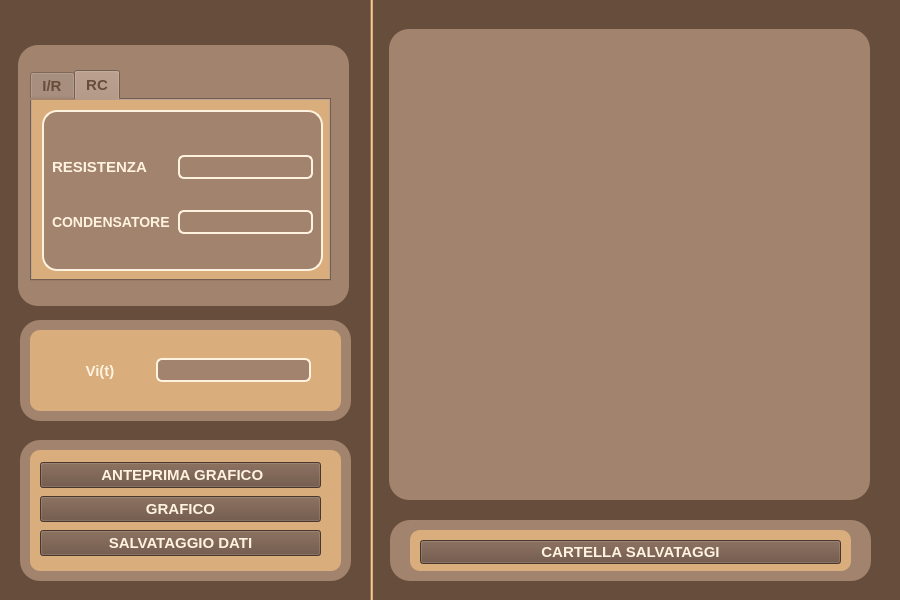
<?xml version="1.0" encoding="UTF-8"?>
<ui version="4.0">
 <class>calc_flx</class>
 <widget class="QWidget" name="calc_flx">
  <property name="geometry">
   <rect>
    <x>0</x>
    <y>0</y>
    <width>900</width>
    <height>600</height>
   </rect>
  </property>
  <property name="windowTitle">
   <string>calc_flx</string>
  </property>
  <property name="styleSheet">
   <string notr="true">background-color: #d9ad7c;
color: #fff2df;
font-family:Arial;
font-size:15px;
font-weight:bold;
</string>
  </property>
  <widget class="Line" name="line">
   <property name="geometry">
    <rect>
     <x>370</x>
     <y>-30</y>
     <width>3</width>
     <height>800</height>
    </rect>
   </property>
   <property name="orientation">
    <enum>Qt::Vertical</enum>
   </property>
  </widget>
  <widget class="QTabWidget" name="tabWidget">
   <property name="geometry">
    <rect>
     <x>30</x>
     <y>70</y>
     <width>301</width>
     <height>211</height>
    </rect>
   </property>
   <property name="styleSheet">
    <string notr="true">color: #674d3c;
background-color: #a2836e;</string>
   </property>
   <property name="tabPosition">
    <enum>QTabWidget::North</enum>
   </property>
   <property name="tabShape">
    <enum>QTabWidget::Rounded</enum>
   </property>
   <property name="currentIndex">
    <number>1</number>
   </property>
   <property name="elideMode">
    <enum>Qt::ElideNone</enum>
   </property>
   <property name="usesScrollButtons">
    <bool>false</bool>
   </property>
   <property name="documentMode">
    <bool>false</bool>
   </property>
   <property name="tabsClosable">
    <bool>false</bool>
   </property>
   <property name="movable">
    <bool>false</bool>
   </property>
   <property name="tabBarAutoHide">
    <bool>false</bool>
   </property>
   <widget class="QWidget" name="IR">
    <attribute name="title">
     <string>I/R</string>
    </attribute>
    <widget class="QWidget" name="verticalLayoutWidget">
     <property name="geometry">
      <rect>
       <x>20</x>
       <y>30</y>
       <width>261</width>
       <height>131</height>
      </rect>
     </property>
     <layout class="QVBoxLayout" name="verticalLayout">
      <item>
       <layout class="QHBoxLayout" name="horizontalLayout">
        <item>
         <widget class="QLabel" name="label">
          <property name="minimumSize">
           <size>
            <width>120</width>
            <height>0</height>
           </size>
          </property>
          <property name="styleSheet">
           <string notr="true">color: rgb(255, 242, 223);
background-color: #a2836e;</string>
          </property>
          <property name="text">
           <string>INDUTTANZA</string>
          </property>
         </widget>
        </item>
        <item>
         <widget class="QLineEdit" name="induttanza">
          <property name="styleSheet">
           <string notr="true">border: 2px solid #fff2df;
border-radius:6px;</string>
          </property>
         </widget>
        </item>
       </layout>
      </item>
      <item>
       <layout class="QHBoxLayout" name="horizontalLayout_2">
        <item>
         <widget class="QLabel" name="label_2">
          <property name="minimumSize">
           <size>
            <width>120</width>
            <height>0</height>
           </size>
          </property>
          <property name="styleSheet">
           <string notr="true">background-color: #a2836e;
color: rgb(255, 242, 223);</string>
          </property>
          <property name="text">
           <string>RESISTENZA</string>
          </property>
         </widget>
        </item>
        <item>
         <widget class="QLineEdit" name="resistenza_1">
          <property name="styleSheet">
           <string notr="true">border: 2px solid #fff2df;
border-radius:6px;</string>
          </property>
         </widget>
        </item>
       </layout>
      </item>
     </layout>
    </widget>
    <widget class="QLabel" name="label_7">
     <property name="geometry">
      <rect>
       <x>-10</x>
       <y>-30</y>
       <width>311</width>
       <height>241</height>
      </rect>
     </property>
     <property name="styleSheet">
      <string notr="true">background-color: #d9ad7c;
</string>
     </property>
     <property name="text">
      <string/>
     </property>
    </widget>
    <widget class="QLabel" name="label_8">
     <property name="geometry">
      <rect>
       <x>10</x>
       <y>10</y>
       <width>281</width>
       <height>161</height>
      </rect>
     </property>
     <property name="styleSheet">
      <string notr="true">background-color: #a2836e;
border: 2px solid #fff2df;
border-radius:15px;</string>
     </property>
     <property name="text">
      <string/>
     </property>
    </widget>
    <zorder>label_7</zorder>
    <zorder>label_8</zorder>
    <zorder>verticalLayoutWidget</zorder>
   </widget>
   <widget class="QWidget" name="RC">
    <attribute name="title">
     <string>RC</string>
    </attribute>
    <widget class="QWidget" name="verticalLayoutWidget_2">
     <property name="geometry">
      <rect>
       <x>20</x>
       <y>30</y>
       <width>261</width>
       <height>131</height>
      </rect>
     </property>
     <layout class="QVBoxLayout" name="verticalLayout_2">
      <item>
       <layout class="QHBoxLayout" name="horizontalLayout_3">
        <item>
         <widget class="QLabel" name="label_3">
          <property name="minimumSize">
           <size>
            <width>120</width>
            <height>0</height>
           </size>
          </property>
          <property name="styleSheet">
           <string notr="true">color: rgb(255, 242, 223);
background-color: #a2836e;</string>
          </property>
          <property name="text">
           <string>RESISTENZA</string>
          </property>
         </widget>
        </item>
        <item>
         <widget class="QLineEdit" name="resistenza_2">
          <property name="styleSheet">
           <string notr="true">border: 2px solid #fff2df;
border-radius:6px;</string>
          </property>
         </widget>
        </item>
       </layout>
      </item>
      <item>
       <layout class="QHBoxLayout" name="horizontalLayout_4">
        <item>
         <widget class="QLabel" name="label_4">
          <property name="minimumSize">
           <size>
            <width>120</width>
            <height>0</height>
           </size>
          </property>
          <property name="styleSheet">
           <string notr="true">background-color: #a2836e;
color: rgb(255, 242, 223);
font-size:14px;</string>
          </property>
          <property name="text">
           <string>CONDENSATORE</string>
          </property>
         </widget>
        </item>
        <item>
         <widget class="QLineEdit" name="condensatore">
          <property name="styleSheet">
           <string notr="true">border: 2px solid #fff2df;
border-radius:6px;</string>
          </property>
         </widget>
        </item>
       </layout>
      </item>
     </layout>
    </widget>
    <widget class="QLabel" name="label_9">
     <property name="geometry">
      <rect>
       <x>-10</x>
       <y>-10</y>
       <width>321</width>
       <height>221</height>
      </rect>
     </property>
     <property name="styleSheet">
      <string notr="true">background-color: #d9ad7c;</string>
     </property>
     <property name="text">
      <string/>
     </property>
    </widget>
    <widget class="QLabel" name="label_10">
     <property name="geometry">
      <rect>
       <x>10</x>
       <y>10</y>
       <width>281</width>
       <height>161</height>
      </rect>
     </property>
     <property name="styleSheet">
      <string notr="true">background-color: #a2836e;
border: 2px solid #fff2df;
border-radius:15px;</string>
     </property>
     <property name="text">
      <string/>
     </property>
    </widget>
    <zorder>label_9</zorder>
    <zorder>label_10</zorder>
    <zorder>verticalLayoutWidget_2</zorder>
   </widget>
  </widget>
  <widget class="QWidget" name="horizontalLayoutWidget_3">
   <property name="geometry">
    <rect>
     <x>50</x>
     <y>340</y>
     <width>261</width>
     <height>61</height>
    </rect>
   </property>
   <layout class="QHBoxLayout" name="horizontalLayout_5">
    <item>
     <widget class="QLabel" name="label_5">
      <property name="minimumSize">
       <size>
        <width>100</width>
        <height>0</height>
       </size>
      </property>
      <property name="layoutDirection">
       <enum>Qt::LeftToRight</enum>
      </property>
      <property name="autoFillBackground">
       <bool>false</bool>
      </property>
      <property name="styleSheet">
       <string notr="true">background-color: #d9ad7c;</string>
      </property>
      <property name="text">
       <string>Vi(t)</string>
      </property>
      <property name="alignment">
       <set>Qt::AlignCenter</set>
      </property>
     </widget>
    </item>
    <item>
     <widget class="QLineEdit" name="Vi">
      <property name="styleSheet">
       <string notr="true">border: 2px solid #fff2df;
background-color: rgb(162, 131, 110);
border-radius:6px;</string>
      </property>
     </widget>
    </item>
   </layout>
  </widget>
  <widget class="QLabel" name="label_6">
   <property name="geometry">
    <rect>
     <x>-30</x>
     <y>-10</y>
     <width>951</width>
     <height>651</height>
    </rect>
   </property>
   <property name="styleSheet">
    <string notr="true">background-color: #674d3c;</string>
   </property>
   <property name="text">
    <string/>
   </property>
  </widget>
  <widget class="QLabel" name="label_11">
   <property name="geometry">
    <rect>
     <x>18</x>
     <y>45</y>
     <width>331</width>
     <height>261</height>
    </rect>
   </property>
   <property name="styleSheet">
    <string notr="true">background-color: rgb(162, 131, 110);
border-radius: 20px;</string>
   </property>
   <property name="text">
    <string/>
   </property>
  </widget>
  <widget class="QLabel" name="label_12">
   <property name="geometry">
    <rect>
     <x>20</x>
     <y>320</y>
     <width>331</width>
     <height>101</height>
    </rect>
   </property>
   <property name="styleSheet">
    <string notr="true">background-color: rgb(162, 131, 110);
border-radius: 20px;</string>
   </property>
   <property name="text">
    <string/>
   </property>
  </widget>
  <widget class="QLabel" name="label_13">
   <property name="geometry">
    <rect>
     <x>30</x>
     <y>330</y>
     <width>311</width>
     <height>81</height>
    </rect>
   </property>
   <property name="styleSheet">
    <string notr="true">background-color: #d9ad7c;
border-radius: 10px</string>
   </property>
   <property name="text">
    <string/>
   </property>
  </widget>
  <widget class="QLabel" name="label_14">
   <property name="geometry">
    <rect>
     <x>20</x>
     <y>440</y>
     <width>331</width>
     <height>141</height>
    </rect>
   </property>
   <property name="styleSheet">
    <string notr="true">background-color: rgb(162, 131, 110);
border-radius: 20px;</string>
   </property>
   <property name="text">
    <string/>
   </property>
  </widget>
  <widget class="QLabel" name="label_15">
   <property name="geometry">
    <rect>
     <x>30</x>
     <y>450</y>
     <width>311</width>
     <height>121</height>
    </rect>
   </property>
   <property name="styleSheet">
    <string notr="true">background-color: #d9ad7c;
border-radius: 10px</string>
   </property>
   <property name="text">
    <string/>
   </property>
  </widget>
  <widget class="QWidget" name="verticalLayoutWidget_3">
   <property name="geometry">
    <rect>
     <x>40</x>
     <y>460</y>
     <width>281</width>
     <height>101</height>
    </rect>
   </property>
   <layout class="QVBoxLayout" name="verticalLayout_3">
    <item>
     <widget class="QPushButton" name="anteprimaGrafico">
      <property name="styleSheet">
       <string notr="true">background-color: #674d3c;
</string>
      </property>
      <property name="text">
       <string> ANTEPRIMA GRAFICO</string>
      </property>
     </widget>
    </item>
    <item>
     <widget class="QPushButton" name="grafico">
      <property name="styleSheet">
       <string notr="true">background-color: #674d3c;</string>
      </property>
      <property name="text">
       <string>GRAFICO</string>
      </property>
     </widget>
    </item>
    <item>
     <widget class="QPushButton" name="salvataggio">
      <property name="styleSheet">
       <string notr="true">background-color: #674d3c;</string>
      </property>
      <property name="text">
       <string>SALVATAGGIO DATI</string>
      </property>
     </widget>
    </item>
   </layout>
  </widget>
  <widget class="QLabel" name="label_16">
   <property name="geometry">
    <rect>
     <x>390</x>
     <y>520</y>
     <width>481</width>
     <height>61</height>
    </rect>
   </property>
   <property name="styleSheet">
    <string notr="true">background-color: rgb(162, 131, 110);
border-radius: 20px;</string>
   </property>
   <property name="text">
    <string/>
   </property>
  </widget>
  <widget class="QLabel" name="label_17">
   <property name="geometry">
    <rect>
     <x>410</x>
     <y>530</y>
     <width>441</width>
     <height>41</height>
    </rect>
   </property>
   <property name="styleSheet">
    <string notr="true">background-color: #d9ad7c;
border-radius: 10px</string>
   </property>
   <property name="text">
    <string/>
   </property>
  </widget>
  <widget class="QPushButton" name="cartellaSalvataggi">
   <property name="geometry">
    <rect>
     <x>420</x>
     <y>540</y>
     <width>421</width>
     <height>24</height>
    </rect>
   </property>
   <property name="styleSheet">
    <string notr="true">background-color: #674d3c;</string>
   </property>
   <property name="text">
    <string>CARTELLA SALVATAGGI</string>
   </property>
  </widget>
  <widget class="QFrame" name="frame">
   <property name="geometry">
    <rect>
     <x>389</x>
     <y>29</y>
     <width>481</width>
     <height>471</height>
    </rect>
   </property>
   <property name="styleSheet">
    <string notr="true">background-color: rgb(162, 131, 110);
border-radius: 20px;</string>
   </property>
   <property name="frameShape">
    <enum>QFrame::StyledPanel</enum>
   </property>
   <property name="frameShadow">
    <enum>QFrame::Raised</enum>
   </property>
  </widget>
  <zorder>label_6</zorder>
  <zorder>label_12</zorder>
  <zorder>label_13</zorder>
  <zorder>label_11</zorder>
  <zorder>line</zorder>
  <zorder>tabWidget</zorder>
  <zorder>horizontalLayoutWidget_3</zorder>
  <zorder>label_14</zorder>
  <zorder>label_15</zorder>
  <zorder>verticalLayoutWidget_3</zorder>
  <zorder>label_16</zorder>
  <zorder>label_17</zorder>
  <zorder>cartellaSalvataggi</zorder>
  <zorder>frame</zorder>
 </widget>
 <resources/>
 <connections/>
</ui>
